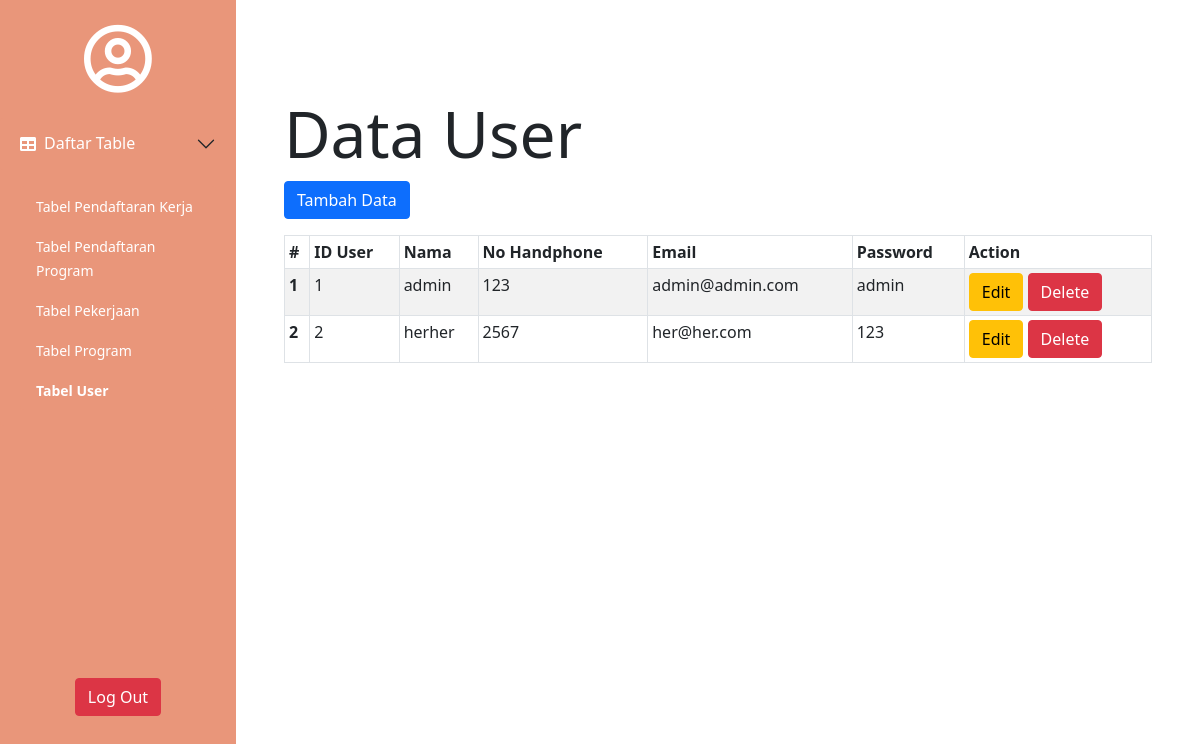
Screenshot of /admin/user.php with the database file from the repository.
### tables this page shows
CREATE TABLE `users` (
  `id` int(11) NOT NULL,
  `nama` varchar(255) DEFAULT NULL,
  `no_hp` int(15) DEFAULT NULL,
  `email` varchar(255) DEFAULT NULL,
  `password` varchar(255) DEFAULT NULL
);

### admin/user.php (the view, shortened to what this page needs)
<?php
include 'admin_config.php';
$sql = "SELECT * FROM users";
$select = mysqli_query($conn,$sql);
$i = 1;
?>
<!doctype html>
	<html lang="en">
	<head>
		<link href="https://cdn.jsdelivr.net/npm/bootstrap@5.0.2/dist/css/bootstrap.min.css" rel="stylesheet">
		<link rel="stylesheet" href="https://use.fontawesome.com/releases/v5.7.0/css/all.css">
	</head>
	<body>
		<div class="d-flex">
			<div id="sidebar">
				<div class="text-center p-4">
					<i class="far fa-user-circle" style="font-size: 70px;"></i>
				</div>
				<div style="min-height: 70vh;">
					<div class="accordion-item" style="background-color: darksalmon; border: 0;">
						<h2 class="accordion-header" id="headingTwo">
							<button class="accordion-button collapsed" type="button" data-bs-toggle="collapse" data-bs-target="#collapseTwo" aria-expanded="false" aria-controls="collapseTwo" style="background-color: darksalmon; color:white;">
								<i class="fas fa-table pe-2"></i> Daftar Table
							</button>
						</h2>
						<div id="collapseTwo" class="accordion-collapse collapse show" aria-labelledby="headingTwo" data-bs-parent="#accordionExample">
							<div class="accordion-body" >
								<ul class="list-group">
									<li class="list-group-item"><a href="home.php" class="tabel">Tabel Pendaftaran Kerja</a></li>
									<li class="list-group-item"><a href="daftar_program.php" class="tabel">Tabel Pendaftaran Program</a></li>
									<li class="list-group-item"><a href="pekerjaan.php" class="tabel">Tabel Pekerjaan</a></li>
									<li class="list-group-item"><a href="program.php" class="tabel">Tabel Program</a></li>
									<li class="list-group-item"><a href="user.php" class="tabel fw-bold">Tabel User</a></li>
								</ul>
							</div>
						</div>
					</div>
				</div>
				<div class="text-center">
					<a href="../config.php?logout=yes" class="btn btn-danger">Log Out</a>
				</div>
			</div>
			<div class="container p-5 mt-5">
				<h1 class="display-3">Data User</h1>
				<a href="tambah.php?kategori=user" class="btn btn-primary mb-3">Tambah Data</a>
				<table id="dtBasicExample" class="table table-striped table-bordered table-sm" cellspacing="0" width="100%">
					<thead>
						<tr>
							<th scope="col">#</th>
							<th scope="col">ID User</th>
							<th scope="col">Nama</th>
							<th scope="col">No Handphone</th>
							<th scope="col">Email</th>
							<th scope="col">Password</th>
							<th scope="col">Action</th>
						</tr>
					</thead>
					<tbody>
						<?php  while ($data=mysqli_fetch_assoc($select)) {?>
							<tr>
								<th scope="row"><?=$i++?></th>
								<td><?=$data['id']?></td>
								<td><?=$data['nama']?></td>
								<td><?=$data['no_hp']?></td>
								<td><?=$data['email']?></td>
								<td><?=$data['password']?></td>
								<td>
									<a class="btn btn-warning" href="update.php?kategori=user&id=<?=$data['id']?>">Edit</a>
									<a class="btn btn-danger" href="admin_config.php?delete=user&id=<?=$data['id']?>">Delete</a>
								</td>
							</tr>
						<?php } ?>
					</tbody>
				</table>
			</div>
		</div>
	</body>
	</html>

### admin/user.php (style rules this page uses)
div#sidebar { min-height: 100vh; width: 300px; background-color: darksalmon; color: #fff; }
.list-group-item { background-color: darksalmon; border: 0; color: #fff; }
.tabel { text-decoration: none; color: #fff; font-size: 14px; }

### rows the page displays
users: id "1", nama "admin", no_hp "123", email "admin@admin.com", password "admin"
users: id "2", nama "herher", no_hp "2567", email "her@her.com", password "123"
